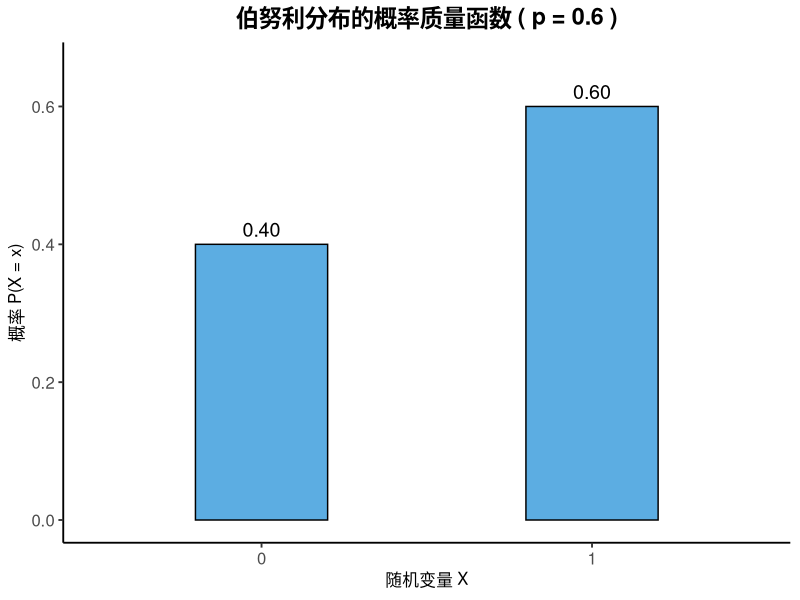
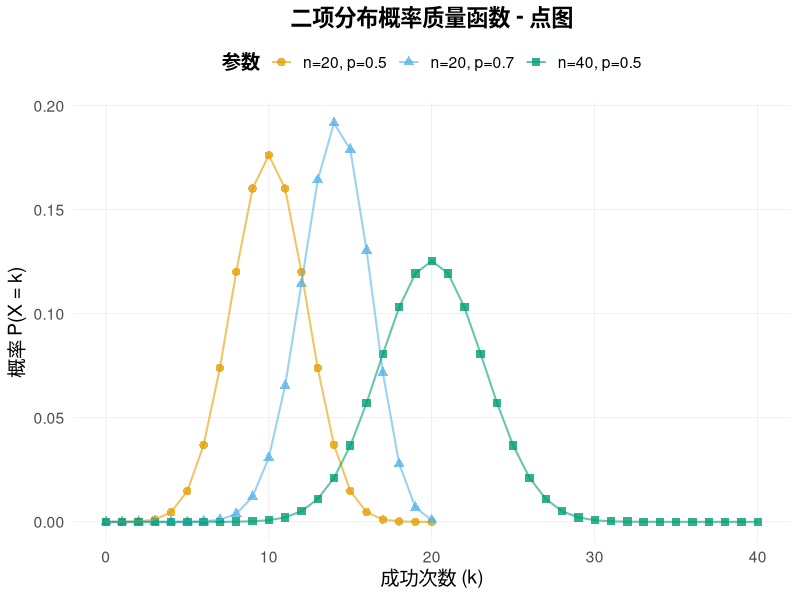
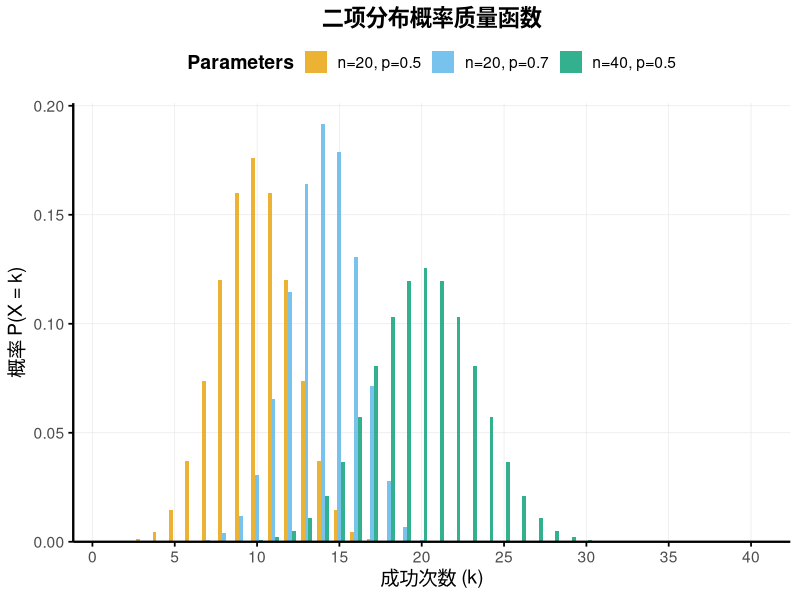
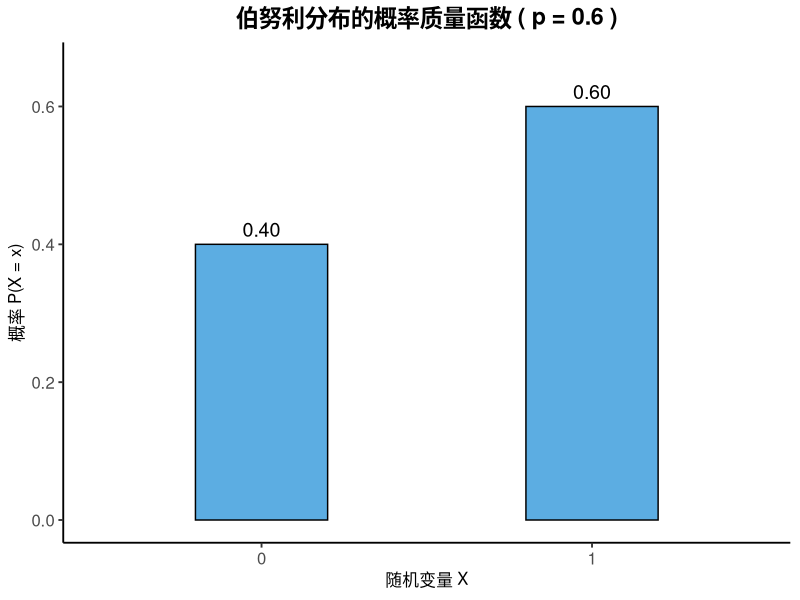
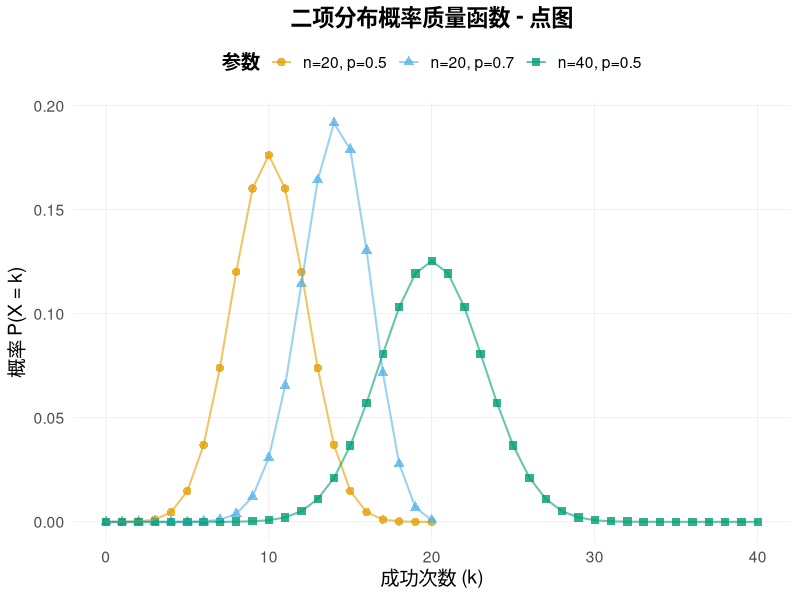
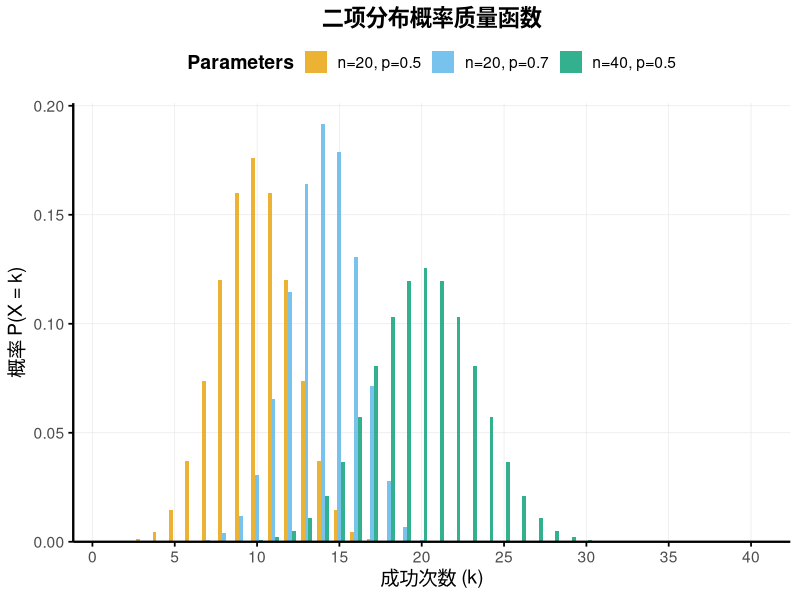

R code for these plots, in order: (Note: this script raises an error after producing the figures.)
# plots for slides 13 18 36: density for discrete random variables
# Output: bernoulli_pmf.png  binomial_bar_plot.png poisson_bar_plot.png
# optional plot: point plot for the PMF 


library(ggplot2)
library(dplyr)
library(tidyr)

setwd("D:\\Software\\GithubDesktop\\DataAnalysisIntro")


#Bernoulli

p <- 0.6

# 创建数据框：定义所有可能的取值 (0 和 1) 及其对应的概率
bernoulli_data <- data.frame(
  x = c(0, 1),                # 随机变量的可能取值
  pmf = c(1-p, p)             # 对应的概率质量
)

# 创建图形
ggplot(bernoulli_data, aes(x = factor(x), y = pmf)) +
  # 绘制柱状图（条形图），stat = "identity"表示直接使用提供的y值
  geom_col(fill = "#3498db", width = 0.4, alpha = 0.8, color = "black") +
  # 在每个柱子上方添加概率值标签
  geom_text(aes(label = sprintf("%.2f", pmf)), vjust = -0.5, size = 5) +
  # 设置标题和坐标轴标签
  labs(
    title = paste("伯努利分布的概率质量函数 ( p =", p, ")"),
    x = "随机变量 X",
    y = "概率 P(X = x)"
  ) +
  # 调整y轴范围，为顶部的标签留出空间
  ylim(0, 1.1 * max(bernoulli_data$pmf)) +
  # 使用经典主题（看起来更简洁）
  theme_classic(base_size = 14) +
  # 可以进一步自定义主题
  theme(
    plot.title = element_text(hjust = 0.5, face = "bold"), # 标题居中并加粗
    axis.text = element_text(size = 12),
    axis.title = element_text(size = 12)
  )

# 将图形保存为PNG文件（高分辨率）
ggsave("./Output/Lec3/bernoulli_pmf.png", width = 6, height = 4.5, dpi = 300)




################ Binomial ####################

params <- list(
  "n=20, p=0.5" = c(n = 20, p = 0.5),
  "n=20, p=0.7" = c(n = 20, p = 0.7),
  "n=40, p=0.5" = c(n = 40, p = 0.5)
)

# 计算每种情况的概率质量函数
binom_data <- lapply(names(params), function(param_name) {
  n <- params[[param_name]]["n"]
  p <- params[[param_name]]["p"]
  
  data.frame(
    x = 0:n,
    pmf = dbinom(0:n, size = n, prob = p),
    Parameters = param_name
  )
}) %>% bind_rows()

colors <- c("#E69F00", "#56B4E9", "#009E73") # 美观的配色

# 绘制点图
point_plot <- ggplot(binom_data, aes(x = x, y = pmf, color = Parameters, shape = Parameters)) +
  geom_point(size = 2.5, alpha = 0.8) +
  geom_line(alpha = 0.6, linewidth = 0.7) +
  
  # 设置颜色和形状
  scale_color_manual(values = colors) +
  scale_shape_manual(values = c(16, 17, 15)) + # 不同的点形状
  
  # 标题和标签
  labs(
    title = "二项分布概率质量函数 - 点图",
    x = "成功次数 (k)",
    y = "概率 P(X = k)",
    color = "参数",
    shape = "参数"
  ) +
  
  # 主题美化
  theme_minimal(base_size = 14) +
  theme(
    plot.title = element_text(hjust = 0.5, face = "bold", size = 16),
    legend.position = "top",
    legend.title = element_text(face = "bold"),
    panel.grid.major = element_line(color = "grey90", linewidth = 0.2),
    panel.grid.minor = element_blank()
  )

# 显示点图
print(point_plot)

# 保存点图
ggsave("./Output/Lec3/binomial_point_plot.png", point_plot, width = 10, height = 6, dpi = 300)


all_x_values <- 0:40

# 为每个参数创建完整的数据（缺失值设为0）
uniform_data <- lapply(names(params), function(param_name) {
  n <- params[[param_name]]["n"]
  p <- params[[param_name]]["p"]
  
  data.frame(
    x = all_x_values,
    pmf = ifelse(all_x_values <= n, 
                 dbinom(all_x_values, size = n, prob = p), 
                 0),
    Parameters = param_name
  )
}) %>% bind_rows()

# 使用统一数据绘制柱状图
bar_plot <- ggplot(uniform_data, aes(x = x, y = pmf, fill = Parameters)) +
  geom_col(position = "dodge", alpha = 0.8, width = 0.7) +
  scale_fill_manual(values = colors) +
  labs(
    title = "二项分布概率质量函数",
    x = "成功次数 (k)",
    y = "概率 P(X = k)"
  ) +
  theme_minimal(base_size = 14) +
  theme(
    # 坐标轴线设置
    axis.line = element_line(color = "black", linewidth = 0.8),
    axis.line.x = element_line(color = "black", linewidth = 0.8),  # 单独设置x轴
    axis.line.y = element_line(color = "black", linewidth = 0.8),  # 单独设置y轴
    
    # 坐标轴刻度线
    axis.ticks = element_line(color = "black", linewidth = 0.6),
    
    # 确保移除其他边框
    panel.border = element_blank(),
    
    # 其他样式设置保持不变
    plot.title = element_text(hjust = 0.5, face = "bold", size = 16),
    plot.subtitle = element_text(hjust = 0.5, size = 12, color = "gray50"),
    legend.position = "top",
    legend.title = element_text(face = "bold"),
    panel.grid.major = element_line(color = "grey90", linewidth = 0.2),
    panel.grid.minor = element_blank()
  )+
  scale_y_continuous(expand = expansion(mult = c(0, 0.05)), limits = c(0, NA)) +
  scale_x_continuous(breaks = seq(0, 40, by = 5),
                     expand = expansion(mult = c(0.02, 0.05)))  # 左边留2%空隙，右边留5%空隙

print(bar_plot)

ggsave("./Output/Lec3/binomial_bar_plot.png", bar_plot, width = 10, height = 5, dpi = 300,bg = "white")





########################### Poisson ########################
# 定义三种情况的λ参数
lambdas <- c(1, 4, 10)
param_names <- c("λ = 1", "λ = 4", "λ = 10")
lambda_levels <- c("λ = 1", "λ = 4", "λ = 10")
# 计算每种情况的概率质量函数
poisson_data <- map2_df(lambdas, param_names, ~ {
  # 确定x的范围：0到3倍λ（覆盖主要概率质量）
  # x_max <- ceiling(3 * .x)
  x_max <- 20
  x_vals <- 0:x_max
  
  data.frame(
    x = x_vals,
    pmf = dpois(x_vals, lambda = .x),
    Lambda = factor(.y, levels = lambda_levels),
    Lambda_value = .x
  )
})

# 查看数据结构
head(poisson_data)
# 定义美观的颜色方案
poisson_colors <- c("#FF6B6B", "purple", "lightblue") # 红、青绿、蓝色

# 绘制点图+线图
poisson_point_plot <- ggplot(poisson_data, aes(x = x, y = pmf, color = Lambda, 
                                               group = Lambda)) +
  geom_line(linewidth = 1.2, alpha = 0.8) +
  geom_point(size = 3, alpha = 0.9) +
  
  # 设置颜色
  scale_color_manual(values = poisson_colors) +
  
  # 标题和标签
  labs(
    title = "泊松分布概率质量函数",
    x = "事件发生次数 (k)",
    y = "概率 P(X = k)",
    color = "参数λ"
  ) +
  
  # 调整x轴刻度
  scale_x_continuous(breaks = function(x) seq(0, max(x), by = 2)) +
  
  # 主题美化
  theme_minimal(base_size = 14) +
  theme(
    plot.title = element_text(hjust = 0.5, face = "bold", size = 16),
    plot.subtitle = element_text(hjust = 0.5, size = 12, color = "gray50"),
    legend.position = "top",
    legend.title = element_text(face = "bold"),
    panel.grid.major = element_line(color = "grey90", linewidth = 0.2),
    panel.grid.minor = element_blank(),
    panel.border = element_rect(color = "grey80", fill = NA, linewidth = 0.5)
  )

# 显示图形
print(poisson_point_plot)

# 保存图形
ggsave("./Output/Lec3/poisson_pmf_point_plot.png", plot = poisson_point_plot, 
       width = 10, height = 7, dpi = 300, bg = "white")



# 使用统一数据绘制柱状图
bar_plot <- ggplot(poisson_data, aes(x = x, y = pmf, fill = Lambda)) +
  geom_col(position = "dodge", alpha = 0.8, width = 0.7) +
  scale_fill_manual(values = poisson_colors) +
  labs(
    title = "泊松分布概率质量函数",
    x = "事件发生次数 (k)",
    y = "概率 P(X = k)",
    fill = "参数λ"
  ) +
  theme_minimal(base_size = 14) +
  theme(
    # 坐标轴线设置
    axis.line = element_line(color = "black", linewidth = 0.8),
    axis.line.x = element_line(color = "black", linewidth = 0.8),  # 单独设置x轴
    axis.line.y = element_line(color = "black", linewidth = 0.8),  # 单独设置y轴
    
    # 坐标轴刻度线
    axis.ticks = element_line(color = "black", linewidth = 0.6),
    
    # 确保移除其他边框
    panel.border = element_blank(),
    
    # 其他样式设置保持不变
    plot.title = element_text(hjust = 0.5, face = "bold", size = 16),
    plot.subtitle = element_text(hjust = 0.5, size = 12, color = "gray50"),
    legend.position = "top",
    legend.title = element_text(face = "bold"),
    panel.grid.major = element_line(color = "grey90", linewidth = 0.2),
    panel.grid.minor = element_blank()
  )+
  scale_y_continuous(expand = expansion(mult = c(0, 0.05)), limits = c(0, NA)) +
  scale_x_continuous(breaks = seq(0, 40, by = 5),
                     expand = expansion(mult = c(0.02, 0.05)))  # 左边留2%空隙，右边留5%空隙


bar_plot
ggsave("./Output/Lec3/poisson_bar_plot.png", bar_plot, width = 7, height = 5, dpi = 300,bg = "white")






